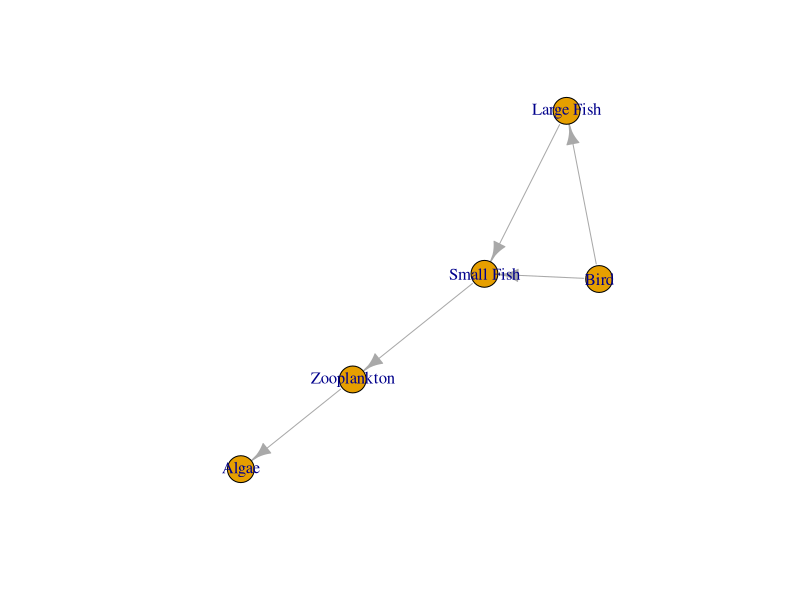

Recreate this plot in R.
#Code for graph theory in ecology
install.packages("igraph")
library(igraph)

species <- c("Algae", "Zooplankton", "Small Fish", "Large Fish", "Bird")

#build 1 column
predator <- c("Zooplankton", "Small Fish", "Large Fish", "Bird", "Bird")
#another colum
prey<- c("Algae", "Zooplankton", "Small Fish", "Small Fish", "Large Fish")

#Build a data frame
interactions <- data.frame(predator,prey)

#Create graph, directed means that there is a direction from predator to prey
g <- graph_from_data_frame(interactions, vertices = species, directed = TRUE)
plot(g)

